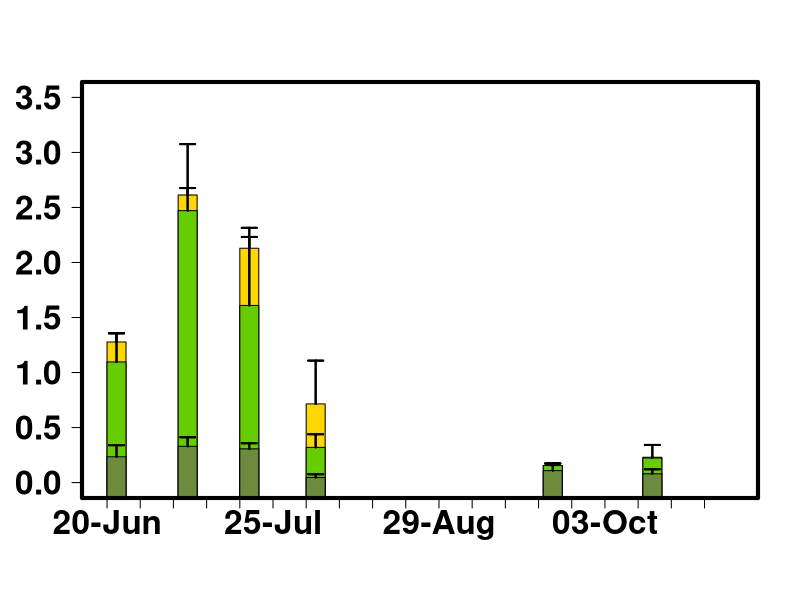

This chart was generated by the following R code:
library(tidyverse)
library(readr)
library(plyr)
library(dplyr)

alldata <- data.frame(read_csv("2_incremental/20220420_STANDING_CROP_Rafa_Interpolation_Dont_Use.csv"))

alldata$SAMPLING_DATE<-as.Date(alldata$SAMPLING_DATE, format = "%m/%d/%Y")

se <- function(x, ...) sqrt(var(x, ...)/length(x))

#alldata[,c(11-87)]<-alldata[,c(13-87)]

#alldata<-replace(alldata[c(13:88)], alldata[c(13:87)] < 0, 0)

# Variable date to factor

dfEPIL <- alldata[which(alldata$SAMPLE_DESCRIPTOR == "EPIL"),]

dfEPIP <- alldata[which(alldata$SAMPLE_DESCRIPTOR == "EPIP"),]

dfFILA <- alldata[which(alldata$SAMPLE_DESCRIPTOR == "FILA"),]

#Selected site 

ssite<-"BN"

# Selected element

names(alldata)

# 7 = biomass, 58 = Cd 73 = Pb, 70=Mo , Cu=61, As=52

n1<-52

mult=1

EPIL.SUM<-data.frame(aggregate(as.numeric(dfEPIL[,n1]) ~ SAMPLING_DATE+SITE, dfEPIL, mean))
EPIL.SUM[,4]<-aggregate(as.numeric(dfEPIL[,n1]) ~ SAMPLING_DATE+SITE, dfEPIL, se)[,3]
EPIL.SUM <- subset(EPIL.SUM, SITE == ssite)
names(EPIL.SUM)<-c("DATE","SITE","MEAN.EPIL","STDER.EPIL")
EPIL.SUM[,5]<--2
EPIL.SUM[,c(3,4)]<-EPIL.SUM[,c(3,4)]*mult 

FILA.SUM<-data.frame(aggregate(as.numeric(dfFILA[,n1]) ~ SAMPLING_DATE+SITE, dfFILA, mean))
FILA.SUM[,4]<-aggregate(as.numeric(dfFILA[,n1]) ~ SAMPLING_DATE+SITE, dfFILA, se)[,3]
FILA.SUM <- subset(FILA.SUM, SITE == ssite)
names(FILA.SUM)<-c("DATE","SITE","MEAN.FILA","STDER.FILA")
FILA.SUM[,5]<--2
FILA.SUM[,c(3,4)]<-FILA.SUM[,c(3,4)]*mult 

EPIP.SUM<-data.frame(aggregate(as.numeric(dfEPIP[,n1]) ~ SAMPLING_DATE+SITE, dfEPIP, mean))
EPIP.SUM[,4]<-aggregate(as.numeric(dfEPIP[,n1]) ~ SAMPLING_DATE+SITE, dfEPIP, se)[,3]
EPIP.SUM <- subset(EPIP.SUM, SITE == ssite)
names(EPIP.SUM)<-c("DATE","SITE","MEAN.EPIP","STDER.EPIP")
EPIP.SUM[,5]<--2
EPIP.SUM[,c(3,4)]<-EPIP.SUM[,c(3,4)]*mult 


ALL.SUM<-list(EPIP.SUM,FILA.SUM,EPIL.SUM)

ALL.SUM<-ALL.SUM %>% reduce(full_join)

ALL.SUM[is.na(ALL.SUM)] <- 0

L=nrow(ALL.SUM)

#Column Width

j=2

#each 'polygon' is inside a list with xx and yy coordinates

dat1 <- lapply(1:L,function(x){
  res <- list(xx=c(ALL.SUM[x,1]+j, ALL.SUM[x,1]-j, ALL.SUM[x,1]-j, ALL.SUM[x,1]+j),
              yy=c(ALL.SUM[x,5], ALL.SUM[x,5], ALL.SUM[x,8], ALL.SUM[x,8]))
  return(res)
})

dat2 <- lapply(1:L,function(x){
  res <- list(xx=c(ALL.SUM[x,1]+j, ALL.SUM[x,1]-j, ALL.SUM[x,1]-j, ALL.SUM[x,1]+j),
              yy=c(ALL.SUM[x,5], ALL.SUM[x,5], ALL.SUM[x,6]+ALL.SUM[x,8], ALL.SUM[x,6]+ALL.SUM[x,8]))
  return(res)
})

dat3 <- lapply(1:L,function(x){
  res <- list(xx=c(ALL.SUM[x,1]+j, ALL.SUM[x,1]-j, ALL.SUM[x,1]-j, ALL.SUM[x,1]+j),
              yy=c(ALL.SUM[x,5], ALL.SUM[x,5], ALL.SUM[x,3]+ALL.SUM[x,6]+ALL.SUM[x,8], ALL.SUM[x,3]+ALL.SUM[x,6]+ALL.SUM[x,8]))
  return(res)
})

ardat1 <- lapply(1:L,function(x){
  res <- list(x0=c(ALL.SUM[x,1], ALL.SUM[x,1]),
              y0=c(ALL.SUM[x,8]),
              x1=c(ALL.SUM[x,1], ALL.SUM[x,1]),
              y1=c(ALL.SUM[x,8]+ALL.SUM[x,9]))
  return(res)
})

ardat2 <- lapply(1:L,function(x){
  res <- list(x0=c(ALL.SUM[x,1], ALL.SUM[x,1]),
              y0=c(ALL.SUM[x,6]+ ALL.SUM[x,8]),
              x1=c(ALL.SUM[x,1], ALL.SUM[x,1]),
              y1=c(ALL.SUM[x,6]+ALL.SUM[x,8]+ALL.SUM[x,7]))
  return(res)
})
ardat3 <- lapply(1:L,function(x){
  res <- list(x0=c(ALL.SUM[x,1], ALL.SUM[x,1]),
              y0=c(ALL.SUM[x,6]+ALL.SUM[x,8]+ALL.SUM[x,3]),
              x1=c(ALL.SUM[x,1], ALL.SUM[x,1]),
              y1=c(ALL.SUM[x,6]+ALL.SUM[x,8]+ALL.SUM[x,3]+ALL.SUM[x,4]))
  return(res)
})


#create empty plot

#dev.new(width=10, height=7, noRStudioGD = TRUE)
plot(ALL.SUM[,1], ALL.SUM[,5],
     type='n',
     ylim=c(0, plyr::round_any(max(ALL.SUM[3]+ALL.SUM[6]+ALL.SUM[8]+ALL.SUM[4]), 3.5, f = ceiling)),
     xlim= c(as.Date("2021-06-20"),as.Date("2021-10-30")),
     ylab=NA, 
     yaxt = "n",
     cex=1.5,
     xaxt = "n",
     xlab = NA,
     cex.lab=1, cex.axis=1.2, cex.main=1.2, cex.sub=1.2,
)


axis(side = 2, las=1, font.axis=2, cex.axis=2)


plyr::round_any(range(ALL.SUM[3]+ALL.SUM[6]+ALL.SUM[8]), 20, f = ceiling)

at = seq(0, plyr::round_any(max(ALL.SUM[3]+ALL.SUM[6]+ALL.SUM[8]), 175, f = ceiling), length.out=5)

axis.Date(1, at=seq(as.Date("2021-06-20"), as.Date("2021-10-30"), "1 week"), las=1, font.axis=2, cex.axis=2, format="%d-%b")

#add polygons

for (i in 1:L) polygon(unlist(dat3[[i]]$xx),unlist(dat3[[i]]$yy),col="gold", border="black")
for (i in 1:L) polygon(unlist(dat2[[i]]$xx),unlist(dat2[[i]]$yy),col="chartreuse3", border="black")
for (i in 1:L) polygon(unlist(dat1[[i]]$xx),unlist(dat1[[i]]$yy),col=colors()[89],border="black")

warnings()

for (i in 1:L) arrows(unlist(ardat3[[i]]$x0),unlist(ardat3[[i]]$y0),unlist(ardat3[[i]]$x1),unlist(ardat3[[i]]$y1), length=0.075, angle=90, code=2, lwd=2,col="black")
for (i in 1:L) arrows(unlist(ardat2[[i]]$x0),unlist(ardat2[[i]]$y0),unlist(ardat2[[i]]$x1),unlist(ardat2[[i]]$y1), length=0.075, angle=90, code=2, lwd=2,col="black")
for (i in 1:L) arrows(unlist(ardat1[[i]]$x0),unlist(ardat1[[i]]$y0),unlist(ardat1[[i]]$x1),unlist(ardat1[[i]]$y1), length=0.075, angle=90, code=2, lwd=2,col="black")


box(lwd=4)
options("warn"=1)


